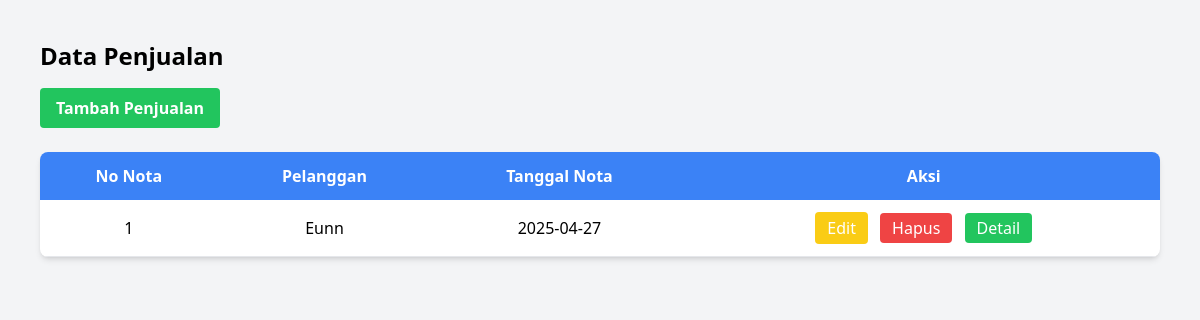
The app's page /pages/penjualan.php (signed in) with its own data.
### tables this page shows
CREATE TABLE `penjualan` (
  `No_nota` int(11) NOT NULL,
  `Id_pelanggan` int(11) DEFAULT NULL,
  `Tgl_nota` date DEFAULT NULL
);

CREATE TABLE `pelanggan` (
  `Id_pelanggan` int(11) NOT NULL,
  `Nama` varchar(50) DEFAULT NULL,
  `Alamat` varchar(100) DEFAULT NULL,
  `No_telp` varchar(15) DEFAULT NULL
);

### pages/penjualan.php (the view, shortened to what this page needs)
<?php
include '../include/db.php';
$sql = "SELECT p.*, pl.Nama as NamaPelanggan FROM penjualan p
        LEFT JOIN pelanggan pl ON p.Id_pelanggan = pl.Id_pelanggan";
$result = $conn->query($sql);
?>
<!DOCTYPE html>
<html lang="en">
<head>
    <script src="https://cdn.tailwindcss.com"></script>
</head>
<body class="bg-gray-100 p-10">
    <h1 class="text-2xl font-bold mb-4">Data Penjualan</h1>
    <button onclick="openAddModal()" class="bg-green-500 hover:bg-green-700 text-white font-bold py-2 px-4 rounded mb-6">
        Tambah Penjualan
    </button>
    <table class="w-full bg-white shadow-md rounded-lg overflow-hidden">
        <thead class="bg-blue-500 text-white">
            <tr>
                <th class="p-3">No Nota</th>
                <th class="p-3">Pelanggan</th>
                <th class="p-3">Tanggal Nota</th>
                <th class="p-3">Aksi</th>
            </tr>
        </thead>
        <tbody>
            <?php while ($row = $result->fetch_assoc()): ?>
            <tr class="border-b">
                <td class="p-3 text-center"><?php echo $row['No_nota']; ?></td>
                <td class="p-3 text-center">
                    <?php echo $row['NamaPelanggan'] ?? 'Tidak Ada Data'; ?>
                </td>
                <td class="p-3 text-center"><?php echo $row['Tgl_nota']; ?></td>
                <td class="p-3 text-center space-x-2">
                    <button onclick="openEditModal(
                        '<?php echo $row['No_nota']; ?>',
                        '<?php echo $row['Id_pelanggan']; ?>'
                    )" class="bg-yellow-400 hover:bg-yellow-500 text-white px-3 py-1 rounded">Edit</button>
                    <a href="?delete=<?php echo $row['No_nota']; ?>" onclick="return confirm('Yakin ingin hapus?')" class="bg-red-500 hover:bg-red-700 text-white px-3 py-1 rounded">Hapus</a>
                    <a href="det_penjualan.php?no_nota=<?php echo $row['No_nota']; ?>"
                       class="bg-green-500 hover:bg-green-700 text-white px-3 py-1 rounded">Detail</a>
                </td>
            </tr>
            <?php endwhile; ?>
        </tbody>
    </table>
</body>
</html>

### records on screen
penjualan: No_nota "1", Id_pelanggan.Nama "Eunn", Tgl_nota "2025-04-27"
